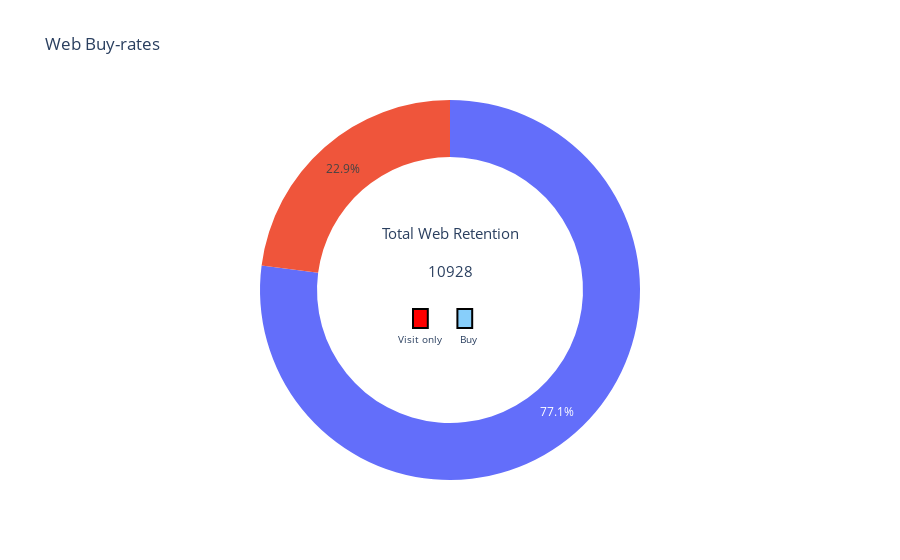

This figure's notebook cell:
### Code cell
fig_pie = go.Figure(data=[go.Pie(labels=web.index, values=web['Customers'])])
fig_pie.update_layout(title='Percentage of Accepted Campaign')
fig_pie.update_traces(hole=0.7, hoverinfo="label+value+name")
fig_pie.update_layout(
    title_text="Web Buy-rates",
    showlegend=False,
    annotations=[dict(text="Total Web Retention", x=0.17+0.33, y=0.65, font_size=15, showarrow=False),
                 dict(text=str(web['Customers'].sum()), x=0.190+0.31, y=0.55, font_size=15, showarrow=False),
                 dict(text="Visit only", x=0.460, y=0.370, font_size=10, showarrow=False),
                 dict(text="Buy", x=0.525, y=0.370, font_size=10, showarrow=False),
                ])

fig_pie.add_shape(type="rect",
    x0=0.1+0.35,
    y0=0.40, 
    x1=0.2+0.27, 
    y1=0.45,
    line=dict(
        color="Black",
        width=2,
    ),
    fillcolor="Red",
)


fig_pie.add_shape(type="rect",
    x0=0.18+0.06+0.27, 
    y0=0.40, 
    x1=0.2+0.06+0.27, 
    y1=0.45,
    line=dict(
        color="Black",
        width=2,
    ),
    fillcolor="LightSkyBlue",
)

fig_pie.show()

### Figure 1 — Plotly figure (JSON) as saved in the notebook; plotly's stock layout.template omitted (floating-point values rounded to 4 significant figures)
{"data": [{"hole": 0.7, "hoverinfo": "label+value+name", "labels": ["Visit Only", "Visit & Buy"], "type": "pie", "values": [2506, 8422]}], "layout": {"annotations": [{"font": {"size": 15}, "showarrow": false, "text": "Total Web Retention", "x": 0.5, "y": 0.65}, {"font": {"size": 15}, "showarrow": false, "text": "10928", "x": 0.5, "y": 0.55}, {"font": {"size": 10}, "showarrow": false, "text": "Visit only", "x": 0.46, "y": 0.37}, {"font": {"size": 10}, "showarrow": false, "text": "Buy", "x": 0.525, "y": 0.37}], "shapes": [{"fillcolor": "Red", "line": {"color": "Black", "width": 2}, "type": "rect", "x0": 0.45, "x1": 0.47, "y0": 0.4, "y1": 0.45}, {"fillcolor": "LightSkyBlue", "line": {"color": "Black", "width": 2}, "type": "rect", "x0": 0.51, "x1": 0.53, "y0": 0.4, "y1": 0.45}], "showlegend": false, "title": {"text": "Web Buy-rates"}}}
